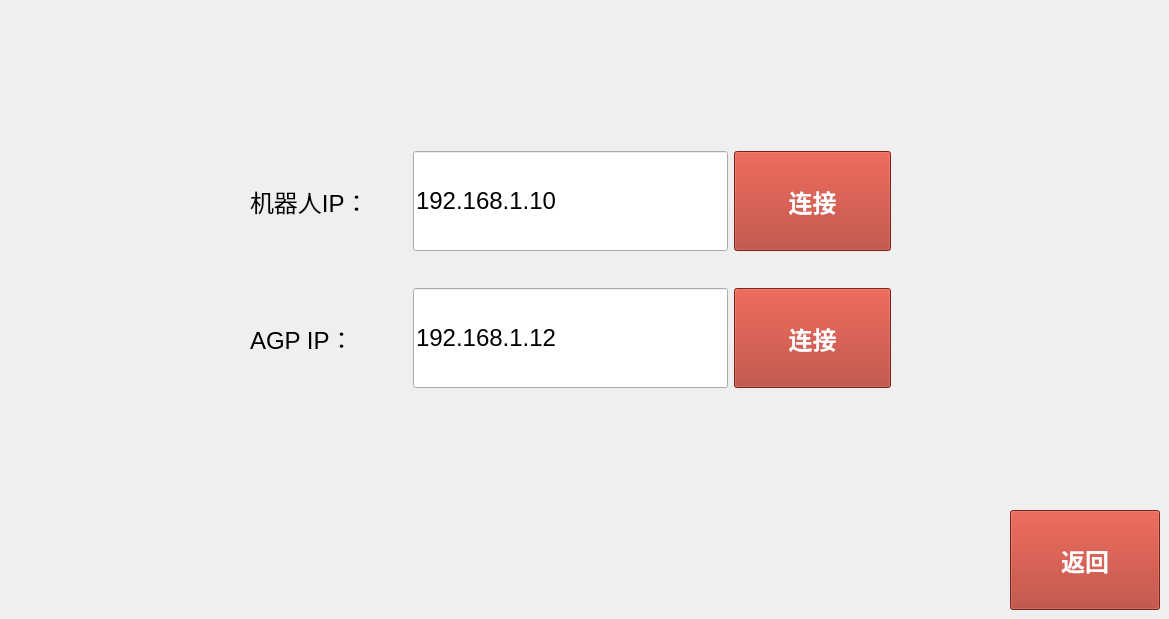
      <widget class="QWidget" name="page_4">
       <widget class="QPushButton" name="btnSettingReturn">
        <property name="geometry">
         <rect>
          <x>1010</x>
          <y>510</y>
          <width>150</width>
          <height>100</height>
         </rect>
        </property>
        <property name="font">
         <font>
          <pointsize>18</pointsize>
          <bold>true</bold>
         </font>
        </property>
        <property name="styleSheet">
         <string notr="true">background-color: rgb(173, 49, 34);
color: rgb(255, 255, 255);</string>
        </property>
        <property name="text">
         <string>返回</string>
        </property>
       </widget>
       <widget class="QWidget" name="layoutWidget">
        <property name="geometry">
         <rect>
          <x>250</x>
          <y>120</y>
          <width>641</width>
          <height>301</height>
         </rect>
        </property>
        <layout class="QGridLayout" name="gridLayout_2" rowstretch="1,1" columnstretch="1,2,1">
         <item row="0" column="0">
          <widget class="QLabel" name="lblRobotIP">
           <property name="minimumSize">
            <size>
             <width>0</width>
             <height>100</height>
            </size>
           </property>
           <property name="font">
            <font>
             <pointsize>18</pointsize>
            </font>
           </property>
           <property name="text">
            <string>机器人IP：</string>
           </property>
          </widget>
         </item>
         <item row="0" column="1">
          <widget class="QLineEdit" name="leRobotIP">
           <property name="minimumSize">
            <size>
             <width>0</width>
             <height>100</height>
            </size>
           </property>
           <property name="font">
            <font>
             <pointsize>18</pointsize>
            </font>
           </property>
           <property name="inputMethodHints">
            <set>Qt::ImhDigitsOnly</set>
           </property>
           <property name="text">
            <string>192.168.1.10</string>
           </property>
          </widget>
         </item>
         <item row="0" column="2">
          <widget class="QPushButton" name="btnRobotConnect">
           <property name="minimumSize">
            <size>
             <width>0</width>
             <height>100</height>
            </size>
           </property>
           <property name="font">
            <font>
             <pointsize>18</pointsize>
             <bold>true</bold>
            </font>
           </property>
           <property name="styleSheet">
            <string notr="true">background-color: rgb(173, 49, 34);
color: rgb(255, 255, 255);</string>
           </property>
           <property name="text">
            <string>连接</string>
           </property>
          </widget>
         </item>
         <item row="1" column="0">
          <widget class="QLabel" name="lblAGPIP">
           <property name="minimumSize">
            <size>
             <width>0</width>
             <height>100</height>
            </size>
           </property>
           <property name="font">
            <font>
             <pointsize>18</pointsize>
            </font>
           </property>
           <property name="text">
            <string>AGP IP：</string>
           </property>
          </widget>
         </item>
         <item row="1" column="1">
          <widget class="QLineEdit" name="leAGPIP">
           <property name="minimumSize">
            <size>
             <width>0</width>
             <height>100</height>
            </size>
           </property>
           <property name="font">
            <font>
             <pointsize>18</pointsize>
            </font>
           </property>
           <property name="inputMethodHints">
            <set>Qt::ImhDigitsOnly</set>
           </property>
           <property name="text">
            <string>192.168.1.12</string>
           </property>
          </widget>
         </item>
         <item row="1" column="2">
          <widget class="QPushButton" name="btnAGPConnect">
           <property name="minimumSize">
            <size>
             <width>0</width>
             <height>100</height>
            </size>
           </property>
           <property name="font">
            <font>
             <pointsize>18</pointsize>
             <bold>true</bold>
            </font>
           </property>
           <property name="styleSheet">
            <string notr="true">background-color: rgb(173, 49, 34);
color: rgb(255, 255, 255);</string>
           </property>
           <property name="text">
            <string>连接</string>
           </property>
          </widget>
         </item>
        </layout>
       </widget>
       <zorder>layoutWidget</zorder>
       <zorder>btnSettingReturn</zorder>
      </widget>
